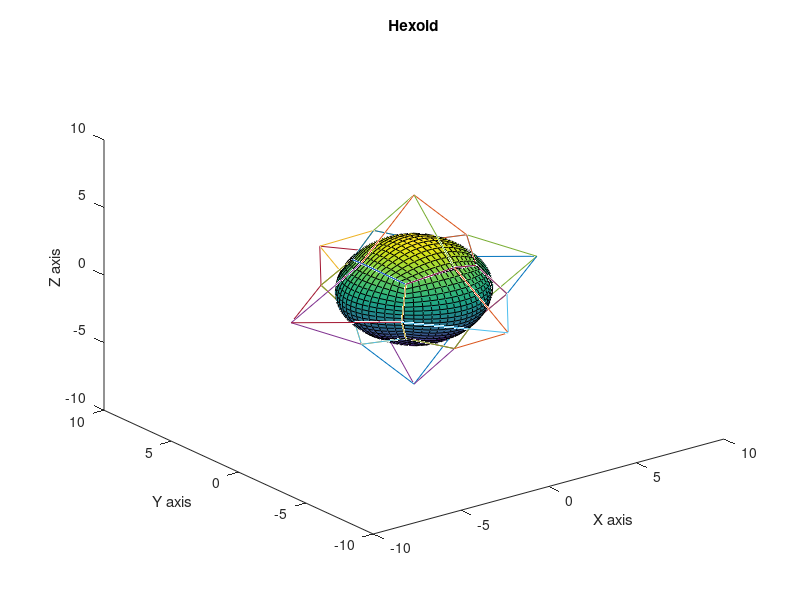

Recreate this plot in MATLAB. (Note: this script raises an error after producing the figure.)
clear all;
clc;

pts = 16;
u = linspace(0,1,pts);
bfn = [ (1-u).^2;...   % degree 2 BB functions  evaluated at n parameters u
       2*(1-u).*u;...
         u.^2];

x = [-2 -3 -2;...
      0 0 0;...
      2 3 2];
y = [-2 0 2;...
      -3 0 3;...
      -2 0 2];
z=[2 3 2;...
      3 7 3;...
      2 3 2];
X = bfn'*x*bfn;
Y = bfn'*y*bfn;
Z = bfn'*z*bfn;

grid on;
plot3(x,y,z); hold on;
plot3(x',y',z'); hold on;
plot3(x,y,-z); hold on;
plot3(x',y',-z'); hold on;
plot3(x,z,y); hold on;
plot3(x',z',y'); hold on;
plot3(x,-z,y); hold on;
plot3(x',-z',y'); hold on;
plot3(z,y,x); hold on;
plot3(z',y',x'); hold on;
plot3(-z,y,x); hold on;
plot3(-z',y',x'); hold on;

surf(X,Y,Z);
surf(X,Y,-Z);
surf(X,Z,Y);
surf(X,-Z,Y);
surf(Z,Y,X);
surf(-Z,Y,X);
title("Hexoid");
xlabel("X axis")
ylabel("Y axis")
zlabel("Z axis")

[K,n]=curvature(X,Y,Z);
nathalf = n(64,:);
kathalf = K(8,8);
disp(nathalf);
disp(kathalf);
quiver3(X(8,8),Y(8,8),Z(8,8),nathalf(1),nathalf(2),nathalf(3),100);


view(25,25)
%shading interp
lightangle(-45,30)
h.FaceLighting = 'gouraud';
h.AmbientStrength = 0.3;
h.DiffuseStrength = 0.8;
h.SpecularStrength = 0.9;
h.SpecularExponent = 25;
h.BackFaceLighting = 'unlit';